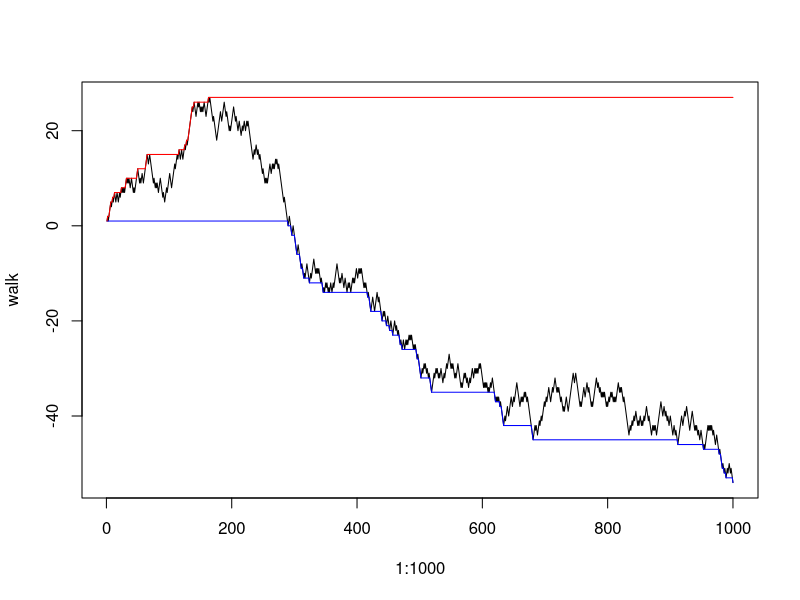

Here is the R script that generated this plot:
set.seed(42, kind="Mersenne-Twister")


p <- 0.5
steps <- sample(c(1, -1), 1000, replace = T, prob=c(p, 1-p))
walk <- cumsum(steps)
walk_min <- cummin(walk)
walk_max <- cummax(walk)

plot(1:1000, walk, type='l')
lines(1:1000, walk_min, col="blue", type='l')
lines(1:1000, walk_max, col="red", type='l')

# how many times did it cross 0?
sum(walk == 0)
